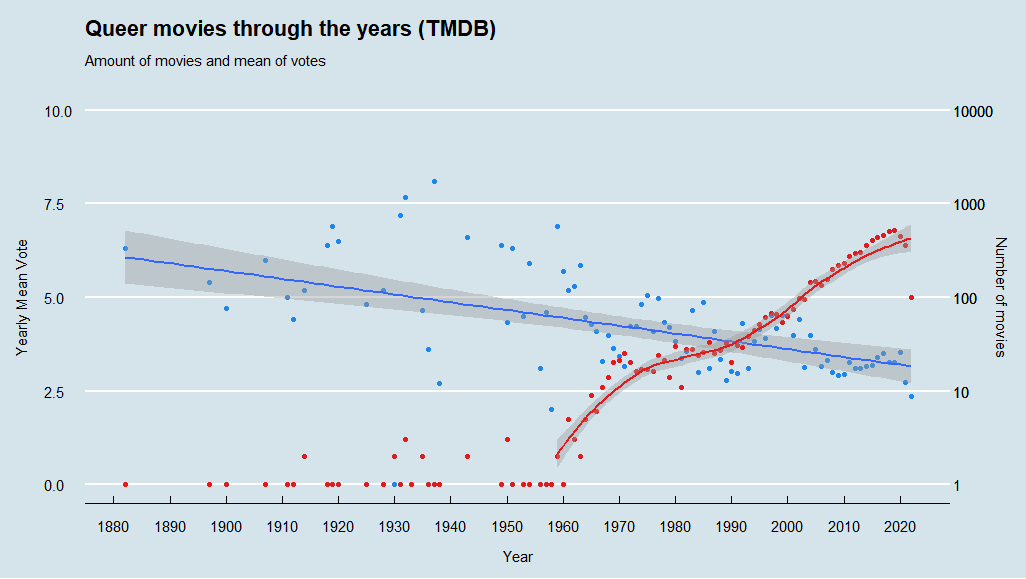

The R source for this figure:
# 05-Dec-22
#Author: David Mendez

library(tidyr)
library(ggplot2)
library(tidyverse)
library(tidytuesdayR)
library(sf)
library(spData)
library(purrr)
library(lubridate)
library(ggthemes)


# Read the dataset ----
raw_data <- read.csv('data/movieData.csv')

genre_deff <- c("Action", "Adventure", "Animation", "Comedy", "Crime",
                   "Documentary","Drama", "Family", "Fantasy", "History", 
                   "Horror", "Music", "Mystery", "Romance", "Science Fiction", 
                   "TV Movie", "Thriller", "War", "Western") 
genre_id <- c(28, 12, 16, 35, 80,
              99, 18, 10751, 14, 36,
              27, 10402, 9648, 10749, 878,
              10770, 53, 10752, 37)
pallette <- c(
        "dodgerblue2", "#E31A1C", # red
        "green4",
        "#6A3D9A", # purple
        "#FF7F00", # orange
        "black", "gold1",
        "skyblue2", "#FB9A99", # lt pink
        "palegreen2",
        "#CAB2D6", # lt purple
        "#FDBF6F", # lt orange
        "gray70", "khaki2",
        "maroon", "orchid1", "deeppink1", "blue1", "steelblue4",
        "darkturquoise", "green1", "yellow4", "yellow3",
        "darkorange4", "brown"
)

#clean de dataset----
clean_data <- raw_data
clean_data$adult[raw_data$adult=='False'] <- FALSE
clean_data$video[raw_data$video=='False'] <- FALSE
clean_data$release_date <- as.Date(raw_data$release_date,format = "%Y-%m-%d")

for (i in 1:length(genre_id)){
        clean_data[,genre_deff[i]] <- FALSE
        clean_data[grep(genre_id[i], raw_data$genre_id),genre_deff[i]] <- TRUE
}

#plot
plot_data <-  clean_data %>%
        group_by(yr = year(release_date)) %>% 
        summarise(mn_vote = mean(vote_average), 
                  mx_vote=max(vote_average),
                  cnt_vote = sum(vote_count),
                  n_movies = n()) 
mdf <- melt(df,id.vars="yr")
 ggplot() +
#        geom_point(data=plot_data,
 #                 aes(x=yr, y=mn_vote))+
         geom_point(data=plot_data,
                    aes(x=yr, y=mn_vote), color=pallette[1]) +
         geom_smooth(data=plot_data,
                     aes(x=yr, y=mn_vote),
                     method = "lm")+
         geom_point(data=plot_data,
                    aes(x=yr, y=log10(n_movies)*2.5), color=pallette[2]) +
         geom_smooth(data=plot_data[plot_data$yr>1958,],
                     aes(x=yr, y=log10(n_movies)*2.5),
                     color=pallette[2],
                     method = "loess")+
         
         scale_x_continuous(breaks = scales::pretty_breaks(n = 20)) +
         scale_y_continuous( name = "Yearly Mean Vote\n",
                             limits = c(0,10),
                 sec.axis = sec_axis(~.*1/2.5,
                                     labels=function(x) round(10^x),
                                     breaks=c(0:5, 0:5+1),
                                     name="Number of movies")
         ) +
         ggtitle("Queer movies through the years (TMDB)",
                 subtitle = '\nAmount of movies and mean of votes\n') +
         xlab("\nYear")+
         theme_economist() + scale_colour_hc()

 # for (i in 1:length(genre_id)){
#         p <- p+geom_histogram(data=clean_data[clean_data[,genre_deff[i]]==TRUE,],
#                               aes(x=release_date),
#                               alpha=0.5, position="identity", 
#                               binwidth=30
#         )
# }
#        p+scale_color_manual(values=pallette[1:19])+
#                scale_fill_manual(values=pallette[1:19])
